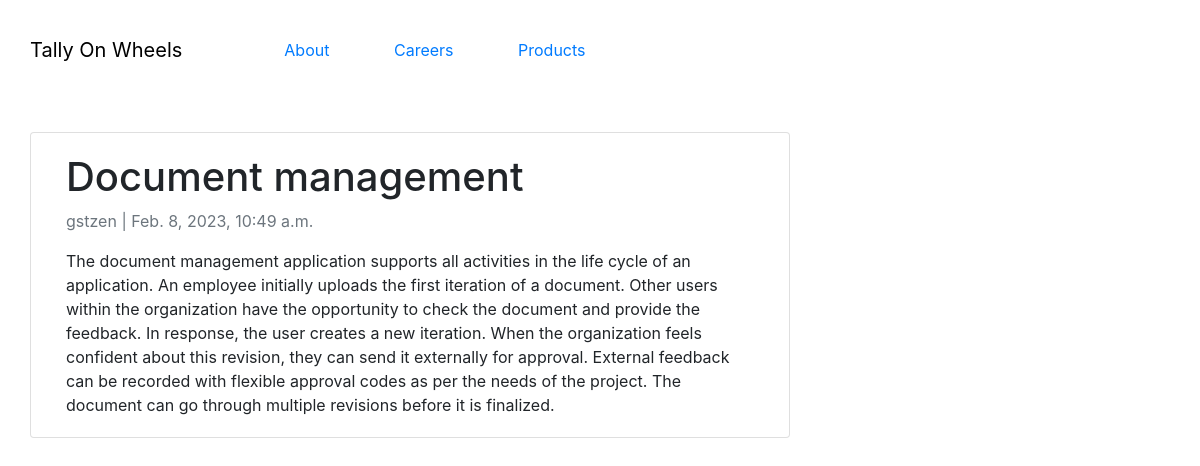
The app's page /Document_management/ with its own data.
### Blog/models.py (models this page shows, shortened)
class Post(models.Model):
    title = models.CharField(max_length=200, unique=True)
    slug = models.SlugField(max_length=200, unique=True)
    author = models.ForeignKey(User, on_delete= models.CASCADE,related_name='blog_posts')
    updated_on = models.DateTimeField(auto_now= True)
    content = models.TextField()
    created_on = models.DateTimeField(auto_now_add=True)
    status = models.IntegerField(choices=STATUS, default=0)
    class Meta:
        ordering = ['-created_on']

### Blog/views.py (the view)
# urls.py: path('<slug:slug>/', views.Post_detail.as_view(), name='post_detail'),
class Post_detail(generic.DetailView):
    model = Post
    template_name = 'post_detail.html'

### templates/post_detail.html
{% extends "base.html" %}
{% block content %}
<div class="container">
  <div class="row">
    <div class="col-md-8 card mb-4  mt-3 left  top">
      <div class="card-body">
        <h1>{% block title %} {{ object.title }} {% endblock title %}</h1>
        <p class=" text-muted">{{ post.author }} | {{ post.created_on }}</p>
        <p class="card-text ">{{ object.content | safe }}</p>
      </div>
    </div>
  </div>
</div>
{% endblock content %}

### records on screen
Post: title "Document management", author "gstzen", created_on "Feb. 8, 2023, 10:49 a.m.", content "The document management application supports all activities in the life cycle of an application. An employee initially uploads the first iteration of a document. Other users within the organization have the opportunity to check the document and provide the feedback. In response, the user creates a new iteration. When the organization feels confident about this revision, they can send it externally for approval. External feedback can be recorded with flexible approval codes as per the needs of the project. The document can go through multiple revisions before it is finalized."
